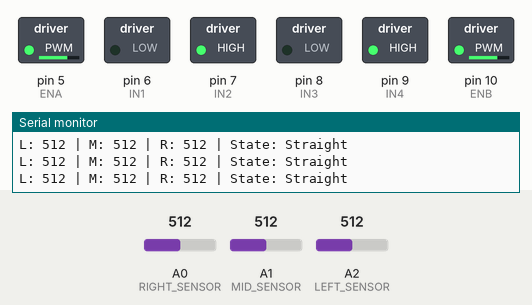
The sketch below on a simulated Arduino Uno, built with avr-gcc and run on an emulated ATmega328P. Parts: switched loads named in the sketch (green lamp = pin HIGH), the last lines printed to the serial monitor. The test bench sets the inputs (shaded band); at power-on: A0 (RIGHT_SENSOR) = 512, A1 (MID_SENSOR) = 512, A2 (LEFT_SENSOR) = 512.

Above: at 1.2 s.
1.3 s: A0 (RIGHT_SENSOR) set to 315
4.3 s: A0 (RIGHT_SENSOR) set to 293
At 5.0 s:
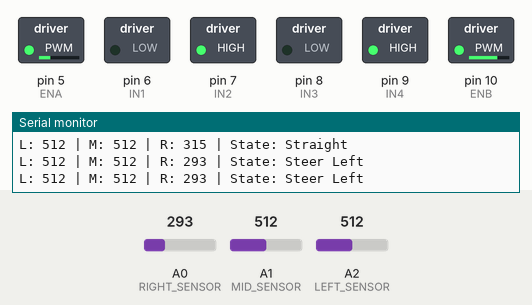
6.0 s: A1 (MID_SENSOR) set to 313
7.5 s: A1 (MID_SENSOR) set to 283
At 8.7 s:
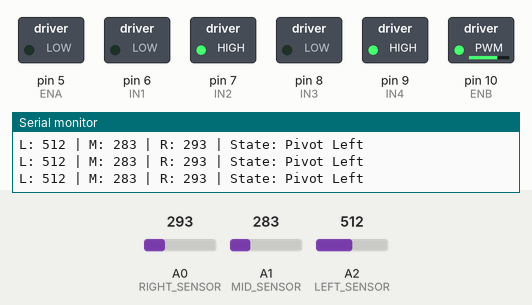
9.0 s: A2 (LEFT_SENSOR) set to 309
10.5 s: A2 (LEFT_SENSOR) set to 287
At 11.4 s:
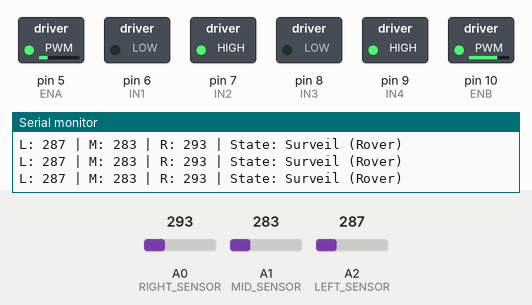
Timing chart, 0 to 13.2 s (numbered marks = the images above; inputs shaded):
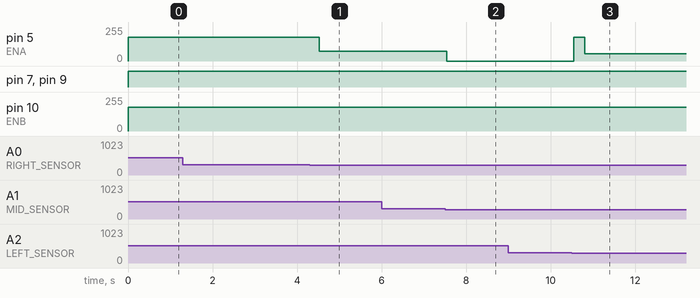

The sketch:

theo_ver_3.ino
```cpp
// ====================================
// LINE FOLLOWER — 3 SENSOR (theo_ver_3)
// ====================================

// MOTOR PINS
#define ENA 5
#define IN1 6
#define IN2 7
#define IN3 8
#define IN4 9
#define ENB 10

// SENSOR PINS
#define LEFT_SENSOR  A2
#define MID_SENSOR   A1
#define RIGHT_SENSOR A0

// SETTINGS
#define BASE_SPEED 180
#define TURN_SPEED 180
#define THRESHOLD  300

// WHITE NODE / GAP CROSSING TIMEOUT (ms)
#define WHITE_NODE_TIMEOUT_MS 300

// SURVEILLANCE / SEARCH STATE
int surveillanceDirection = 1;
unsigned long lastBlackTime = 0; // Timestamp of the last time we saw the line

void setup() {
  Serial.begin(9600);
  pinMode(ENA, OUTPUT);
  pinMode(IN1, OUTPUT);
  pinMode(IN2, OUTPUT);
  pinMode(IN3, OUTPUT);
  pinMode(IN4, OUTPUT);
  pinMode(ENB, OUTPUT);
}

void driveMotors(int leftSpeed, int rightSpeed) {
  digitalWrite(IN1, leftSpeed  >= 0 ? LOW  : HIGH);
  digitalWrite(IN2, leftSpeed  >= 0 ? HIGH : LOW);
  digitalWrite(IN3, rightSpeed >= 0 ? LOW  : HIGH);
  digitalWrite(IN4, rightSpeed >= 0 ? HIGH : LOW);
  analogWrite(ENA, constrain(abs(leftSpeed),  0, 255));
  analogWrite(ENB, constrain(abs(rightSpeed), 0, 255));
}

// ====================================
// MOVEMENT METHODS
// ====================================

void goStraight() { driveMotors(BASE_SPEED, BASE_SPEED); }
void steerLeft()  { driveMotors(BASE_SPEED * 0.4, BASE_SPEED); } // Smooth steer left
void steerRight() { driveMotors(BASE_SPEED, BASE_SPEED * 0.4); } // Smooth steer right
void turnLeft()   { driveMotors(0, TURN_SPEED); }                // Sharp pivot turn left
void turnRight()  { driveMotors(TURN_SPEED, 0); }                // Sharp pivot turn right
void stopMotors() { driveMotors(0, 0); }

void surveil() {
  // Rover forward in a wide sweeping curve in the last known direction (no reversing)
  if (surveillanceDirection == 1) {
    driveMotors(BASE_SPEED, BASE_SPEED * 0.3); // Sweep right
  } else {
    driveMotors(BASE_SPEED * 0.3, BASE_SPEED); // Sweep left
  }
}

// ====================================
// MAIN LOOP
// ====================================

void loop() {
  int L = analogRead(LEFT_SENSOR);
  int M = analogRead(MID_SENSOR);
  int R = analogRead(RIGHT_SENSOR);

  // Print raw values for debugging
  Serial.print("L: "); Serial.print(L);
  Serial.print(" | M: "); Serial.print(M);
  Serial.print(" | R: "); Serial.print(R);
  Serial.print(" | State: ");

  // If we see the line on any sensor, update our last line detection timestamp
  if (L > THRESHOLD || M > THRESHOLD || R > THRESHOLD) {
    lastBlackTime = millis();
  }

  // Centered on a wide line (all 3 black) or middle only
  if ((L > THRESHOLD && M > THRESHOLD && R > THRESHOLD) ||
      (L <= THRESHOLD && M > THRESHOLD && R <= THRESHOLD)) {
    Serial.println("Straight");
    goStraight();
  }

  // Veering left (line is on the left) — steer left smoothly
  else if (L > THRESHOLD && M > THRESHOLD && R <= THRESHOLD) {
    surveillanceDirection = -1;
    Serial.println("Steer Left");
    steerLeft();
  }

  // Veering right (line is on the right) — steer right smoothly
  else if (L <= THRESHOLD && M > THRESHOLD && R > THRESHOLD) {
    surveillanceDirection = 1;
    Serial.println("Steer Right");
    steerRight();
  }

  // Hard left (line is only on the left sensor) — sharp pivot left
  else if (L > THRESHOLD && M <= THRESHOLD && R <= THRESHOLD) {
    surveillanceDirection = -1;
    Serial.println("Pivot Left");
    turnLeft();
  }

  // Hard right (line is only on the right sensor) — sharp pivot right
  else if (L <= THRESHOLD && M <= THRESHOLD && R > THRESHOLD) {
    surveillanceDirection = 1;
    Serial.println("Pivot Right");
    turnRight();
  }

  // All white (gap in the line, or lost)
  else {
    // If we only recently lost the line, assume we are crossing a white node/gap and keep going straight
    if (millis() - lastBlackTime < WHITE_NODE_TIMEOUT_MS) {
      Serial.println("Gap Straight");
      goStraight();
    }
    // Otherwise, we are actually lost, so "rover" forward in a sweeping curve to find it
    else {
      Serial.println("Surveil (Rover)");
      surveil();
    }
  }

  delay(250);
}
```

Measured:
- the behaviour switches between 301 and 300 on A0 (RIGHT_SENSOR) (found by bisection; images 0 and 1)
- the behaviour switches between 301 and 300 on A1 (MID_SENSOR) (found by bisection; images 1 and 2)
- the behaviour switches between 301 and 300 on A2 (LEFT_SENSOR) (found by bisection; images 2 and 3)
- after the input at 4.3 s, pin 5 (ENA): 180/255 → 72/255 after 0.22 s
- after the input at 7.5 s, pin 5 (ENA): 72/255 → 0/255 at once
- after the input at 10.5 s, pin 5 (ENA): 0/255 → 180/255 after 0.05 s, → 54/255 0.25 s later
